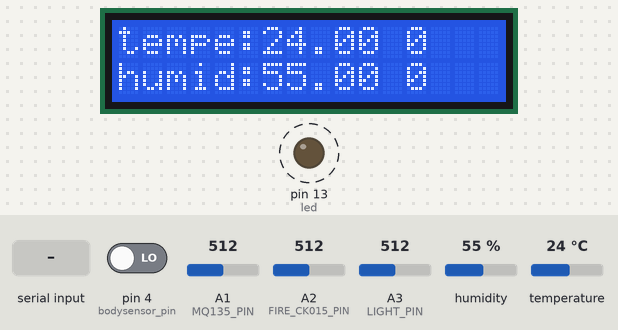
The sketch below on a simulated Arduino Uno, built with avr-gcc and run on an emulated ATmega328P. Shown: 16×2 character LCD, output pins drawn as LEDs (lit = HIGH). Dashed ring = blinking. The test bench sets the inputs (shaded band); at power-on: humidity 55 %, temperature 24 °C, pin 4 (bodysensor_pin) LOW, A1 (MQ135_PIN) = 512, A2 (FIRE_CK015_PIN) = 512, A3 (LIGHT_PIN) = 512. What the sketch prints to the serial monitor is not drawn.

Above: at 3.0 s.
3.1 s: "21\n" received over Serial
At 3.4 s:
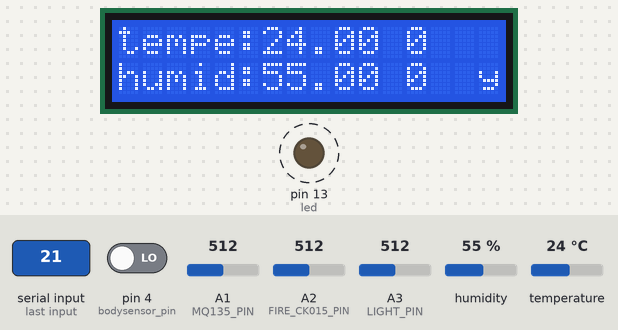
5.8 s: "61\n" received over the second serial link
At 7.4 s:
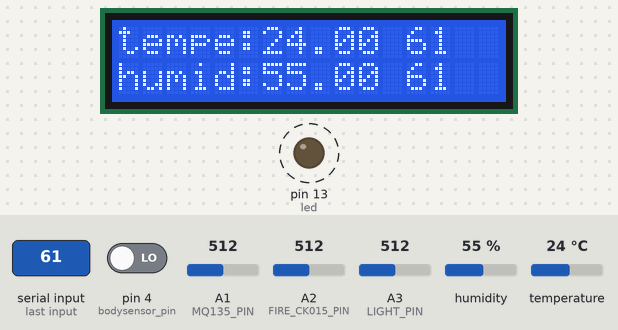
11.9 s: humidity set to 22 %
At 12.3 s:
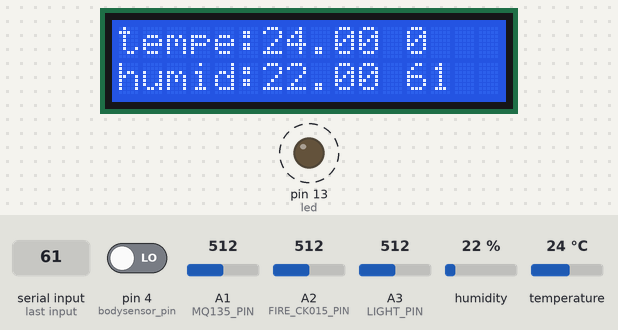
13.4 s: "64\n" received over the second serial link
At 14.8 s:
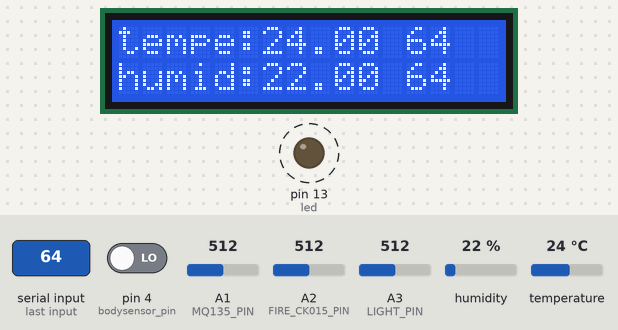
19.5 s: temperature set to 12 °C
At 20.7 s:
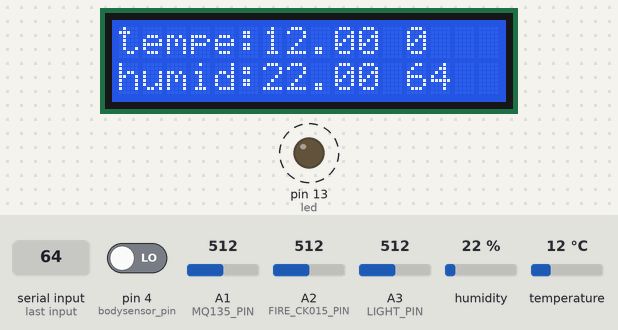
21.0 s: "63\n" received over the second serial link
At 22.2 s:
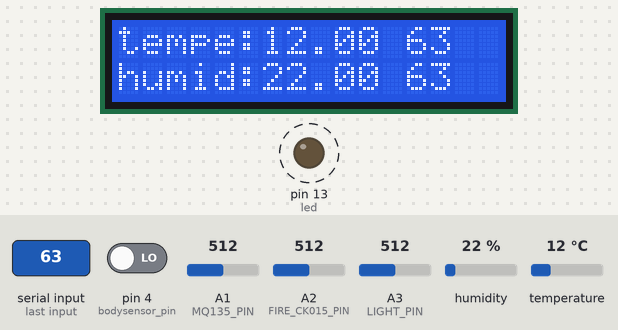
Timing chart, 0 to 28.1 s (numbered marks = the images above; inputs shaded):
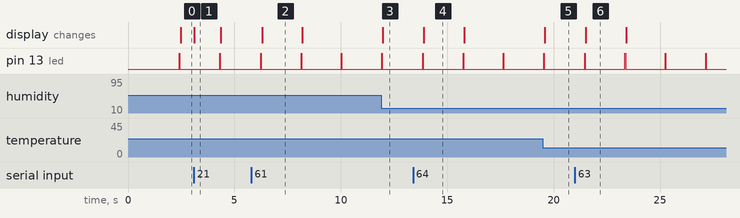

The sketch:

arduino_sensor_withbluetooth.ino
```cpp
#include <dht.h>
#include <SoftwareSerial.h>
#include <Wire.h>
#include <SPI.h>
#include <PS2X_lib.h>
#include <LiquidCrystal_I2C.h>

LiquidCrystal_I2C lcd(0x3F, 16, 2);//每块lcd I2C地址都要修改
SoftwareSerial port_to_controller(3, 2); // 实例化软串口 （RX, TX） rx=3 tx=2
SoftwareSerial port_to_door(6, 5); // 实例化软串口 （RX, TX） rx=8 tx=7

dht DHT;
#define DHT11_PIN A0 //DHT11 接 Arduino Uno A0
#define MQ135_PIN A1 //MQ-135  接Arduino Uno A1
#define FIRE_CK015_PIN A2 //火焰传感器  接Arduino Uno A2
#define LIGHT_PIN A3 //光敏电阻  接Arduino Uno A3
int led = 13;//LED指示灯接Arduino Uno D13
int bodysensor_pin = 4;//人体热释电传感器接Arduino Uno D4
/*   PS2:       ARDUINO
   PS2_DAT<--->D7
   PS2_CMD<--->D8
   PS2_SEL<--->D9
   PS2_CLK<--->D10*/
#define PS2_DAT        9
#define PS2_CMD        10
#define PS2_SEL        11
#define PS2_CLK        12

#define pressures   false
#define rumble      false

PS2X ps2x; // create PS2 Controller Class

int sensorid = 999;//用于发送给服务器说明程序来源于sensor 就是sensor的id

//以下变量属于ps2状态
int error = 0; //
byte type = 0;
byte vibrate = 0;

int count = 0; //用于
int count_door = 0;//用于人脸识别设施电平信号有效时长计数（是指触发一次信号后flag不到一定数值后不再计数）
int flag = 1; //用于ps2的有效时长计数
int flag_door = 0;//
void (* resetFunc) (void) = 0;

int yanwu_temp = 0; //临时变量，存储A1烟雾报警器读取的数据
int fire_temp = 0;//存放火焰传感器数值的变量
int light_temp = 0; //存放光敏电阻数值的变量
int soil_humidity = 0;
int nao_command = 0;
int command_sending = 0;
boolean clothes_status = 0;
boolean led1_status = 0;
boolean led2_status = 0;
boolean led3_status = 0;
boolean motor_status = 0;
boolean plug1_status = 0;
boolean plug2_status = 0;

int mark_get_ctl = 0;//接收到controller信息的标志位
int mark_get_door = 0;//接收到door信息的标志位
int mark_get_listen = 0;//接收到语音模块信息的标志位
int server_rev_mark = 0;//接收server信息的标志位
int control_command = 0;//真正发送给door或者contoller的数据
unsigned int count_send = 0;//循环在到达一定数值后才向服务器发送数据

String serverdata = "";//从server接收的信息
String data_from_ctl = "";//从controller接收的信息
String data_from_door = "";//从door接收的信息
int listendata = 0;

char inchar = 0;
String data_ctl_char = "";
String intchars = "";
int flaging = 0;
int countshoubing = 0;
int receive_listen_flag = 0;

void setup(){
  Serial.begin(9600);//硬件串口设定波特率38400
  port_to_controller.begin(9600);//软串口波特率设定9600
  port_to_door.begin(9600);//软串口波特率设定9600
  pinMode(MQ135_PIN, INPUT); //设置污染报警器为输入状态
  pinMode(FIRE_CK015_PIN, INPUT);//设置火焰传感器输入状态
  pinMode(LIGHT_PIN,INPUT);//设置光敏电阻输入状态
  pinMode(bodysensor_pin,INPUT); //设置人体红外接口为输入状态
  pinMode(led, OUTPUT); //设置LED为输出状态
  digitalWrite(led, LOW);

  lcd.init();//液晶1602初始化 i2c通讯
  lcd.backlight();
  lcd.print(" Nice to see you!");

    //下面一行代码对于手柄遥控必不可少
error = ps2x.config_gamepad(PS2_CLK, PS2_CMD, PS2_SEL, PS2_DAT, pressures, rumble);
delay(500);

}
void loop(){                                           //主循环

   while (Serial.available() > 0)//首先检查是否接收到来自服务器的数据
  {
    serverdata += char(Serial.read());
//    delay(2);
    server_rev_mark = 1;
  }

  if(server_rev_mark == 1) //这部分其实可以用一个字符串转换语句 将收到的数字改成command
{
     if(serverdata== "21")
     control_command = 21;
     if(serverdata== "61")
     control_command = 21;
     if(serverdata == "2")
     control_command = 2;
     if(serverdata == "62")
     control_command = 2;
     if(serverdata == "3")
     control_command = 3;
     if(serverdata == "63")
     control_command = 3;
     if(serverdata == "4")
     control_command = 4;
     if(serverdata == "64")
     control_command = 4;
     if(serverdata == "5")
     control_command = 5;
     if(serverdata == "65")
     control_command = 5;
     if(serverdata == "6")
     control_command = 6;
     if(serverdata == "67")
     control_command = 6;
     if(serverdata == "68")
     control_command = 7;
     if(serverdata == "7")
     control_command = 7;
     if(serverdata == "69")
     control_command = 8;
     if(serverdata == "8")
     control_command = 8;
     if(serverdata == "91")
     control_command = 9;
     if(serverdata == "9")
     control_command = 9;
     if(serverdata == "10")
     control_command = 10;
     if(serverdata == "93")
     control_command = 10;
     if(serverdata == "11")
     control_command = 11;
     if(serverdata == "94")
     control_command = 11;
     if(serverdata == "12")
     control_command = 12;
     if(serverdata == "95")
     control_command = 12;

     if(serverdata == "51")   //这部分是发送给door的数据
     control_command = 51;
     if(serverdata == "59")
     control_command = 51;
     if(serverdata == "52")
     control_command = 52;
     if(serverdata == "53")
     control_command = 53;
     if(serverdata == "54")
     control_command = 54;
     if(serverdata == "55")
     control_command = 55;
     if(serverdata == "56")
     control_command = 56;

     if(serverdata == "99")
     command_sending = 0;
     serverdata = "";
     server_rev_mark = 0;
     lcd.setCursor(15, 1);
     lcd.print("y");
 }

countshoubing++;
//手柄控制门锁
  if(error == 1)                                 //error type 现阶段没用到
  { //skip loop if no controller found
  }
  if(type == 2)
  { //Guitar Hero Controller
  }
  else
  {                       //DualShock Controller
    if(countshoubing > 2)//200
    {
    countshoubing = 0;
    ps2x.read_gamepad(false, vibrate); //read controller and set large motor to spin at 'vibrate' speed
    vibrate = ps2x.Analog(PSAB_CROSS);  //this will set the large motor vibrate speed based on how hard you press the blue (X) button
    if (ps2x.NewButtonState())
    {//will be TRUE if any button changes state (on to off, or off to on)
      if(ps2x.Button(PSB_L3) && (flag == 1))
        {
        control_command = 51;
        flag = 0;}
      if(ps2x.Button(PSB_R3) && (flag == 1))
        {
        control_command = 54;
        flag = 0;}
      if(ps2x.Button(PSB_L2) && (flag == 1))
        {
         control_command = 21;
         led1_status = 1;
          flag = 0;
        }
      if(ps2x.Button(PSB_R2) && (flag == 1))
        {
        control_command = 2;
        led1_status = 0;
        flag = 0;
        }
      if(ps2x.Button(PSB_TRIANGLE) && (flag == 1))
        {
         //Serial.println("Triangle pressed");
         flag = 0;
        }
    }

    if(ps2x.ButtonPressed(PSB_CIRCLE) && (flag == 1))               //will be TRUE if button was JUST pressed
      {//Serial.println("Circle just pressed");
      control_command = 3;
      led2_status = 1;
      flag = 0;}
    if(ps2x.NewButtonState(PSB_CROSS) && (flag == 1))               //will be TRUE if button was JUST pressed OR released
      {//Serial.println("X just changed");
      flag = 0;}
    if(ps2x.ButtonReleased(PSB_SQUARE) && (flag == 1))              //will be TRUE if button was JUST released
      {//Serial.println("Square just released");
      control_command = 4;
      led2_status = 0;
      flag = 0;}

   if (flag == 0)
    {
      count ++;
      if(count>0)
       {
        flag=1;
        count=0;
        }
     }
   }
}
//手柄程序到此为止

  port_to_controller.listen();
  delay(20);

  while (port_to_controller.available() > 0)
  {
    data_from_ctl += char(port_to_controller.read());
    mark_get_ctl = 1;
   }
  if((mark_get_ctl == 1)||(control_command != 0))
  {
//    flaging = 1;
   if(data_from_ctl.length() ==3)  //看收到数据长度时改成大于0
   {
//    lcd.setCursor(11, 0);  //看上面一行注释
//    lcd.print(data_from_ctl);
    for(int i = 0; i< data_from_ctl.length();i++)
    {
      inchar = data_from_ctl[i];
    if(isDigit(inchar)) //是数字就执行
        {
          intchars += inchar;//数字字符串
        }
       else {
        data_ctl_char += inchar;//否则就是字符串
       }
    }
       nao_command = 0;
       nao_command = intchars.toInt();//将数字字符串转换成整数

       if ((nao_command == 61)||(nao_command == 62)||(nao_command == 63)||(nao_command == 64)||(nao_command == 65)||(nao_command == 67)||(nao_command == 68)||(nao_command == 69)||(nao_command == 91)||(nao_command == 93)||(nao_command == 94)||(nao_command == 95)||(nao_command == 54)||(nao_command == 77)||(nao_command == 81)||(nao_command == 88)||(nao_command == 83)||(nao_command == 84)||(nao_command == 85)||(nao_command == 86)||(nao_command == 87)||(nao_command == 89)||(nao_command == 92)||(nao_command == 20)||(nao_command == 51)||(nao_command == 22)||(nao_command == 23))
       {
        if(nao_command < 80)
     {
     if(nao_command == 61)
     {control_command = 21;}
     if(nao_command == 62)
     {control_command = 2;}
     if(nao_command == 63)
     {control_command = 3;}
     if(nao_command == 64)
     {control_command = 4;}
     if(nao_command == 65)
     {control_command = 5;}
     if(nao_command == 67)
     {control_command = 6;}
     if(nao_command == 68)
     {control_command = 7;}
     if(nao_command == 69)
     {control_command = 8;}
     if(nao_command == 91)
     {control_command = 9;}
     if(nao_command == 93)
     {control_command = 10;}
     if(nao_command == 94)
     {control_command = 11;}
     if(nao_command == 95)
     {control_command = 12;}
     }
        receive_listen_flag = 1;
        command_sending = nao_command;
        }

       if(data_ctl_char == "a")         //检验来自土壤湿度的数据
       {soil_humidity = 0;
       clothes_status = 0;}
       if(data_ctl_char == "b")
       {soil_humidity = 1;
       clothes_status = 0;}
       if(data_ctl_char == "c")         //检验来自土壤湿度的数据
       {soil_humidity = 0;
       clothes_status = 1;}
       if(data_ctl_char == "d")
       {soil_humidity = 1;
       clothes_status = 1;}
   }

       intchars = "";
       data_ctl_char = "";

  if(control_command>0)
  {
    if (control_command == 1)
    {port_to_controller.print("1");
     delay(60);
     port_to_controller.print("1");
    }
    if (control_command == 2)
    {port_to_controller.print("2");
     delay(60);
     port_to_controller.print("2");
    led1_status = 0;}
    if (control_command == 3)
    {port_to_controller.print("3");
    led2_status = 1;}
    if (control_command == 4)
    {port_to_controller.print("4");
    led2_status = 0;}
    if (control_command == 5)
    {port_to_controller.print("5");
    led3_status = 1;}
    if (control_command == 6)
    {port_to_controller.print("6");
    led3_status = 0;}
    if (control_command == 7)
    {port_to_controller.print("7");
    motor_status = 1;}
    if (control_command == 8)
    {port_to_controller.print("8");
    motor_status = 0;}
    if (control_command == 9)
    {port_to_controller.print("9");
    plug1_status = 1;}
    if (control_command == 10)
    {port_to_controller.print("a");
    plug1_status = 0;}
    if (control_command == 11)
    {port_to_controller.print("b");
    plug2_status = 1;}
    if (control_command == 12)
    {port_to_controller.print("c");
    plug2_status = 0;}
    if (control_command == 21)
    {port_to_controller.print("d");
    led1_status = 1;}
  }
  mark_get_ctl = 0;
  data_from_ctl = "";
  }

  port_to_door.listen();
  while (port_to_door.available() > 0)
  {
    data_from_door += char(port_to_door.read());
    delay(2);
    mark_get_door = 1;
   }

  if((mark_get_door == 1)||(control_command != 0))
  {

  if(control_command > 0)
  {
    if (control_command == 51)
    {port_to_door.print("1");}
    if (control_command == 52)
    {port_to_door.print("2");}
    if (control_command == 53)
    {port_to_door.print("3");}
    if (control_command == 54)
    {port_to_door.print("4");}
    if (control_command == 55)
    {port_to_door.print("5");}
    if (control_command == 56)
    {port_to_door.print("6");}
  }
  mark_get_door = 0;
  data_from_door="";
  }
  if (receive_listen_flag == 1)
  {
    receive_listen_flag = 0;
    port_to_controller.print("z");
    delay(15);
    port_to_controller.print("z");
    delay(15);
    port_to_controller.print("z");
   }

  control_command = 0;
  count_send++;
  if((count_send > 90)&&(control_command == 0))  //10000
  {
    count_send = 0;
    digitalWrite(led, HIGH);
    int chk = DHT.read11(DHT11_PIN); //read11函数,必须有
    int bodyval = digitalRead(bodysensor_pin); //定义参数存储人体红外传感器读到的状态
    yanwu_temp = analogRead(MQ135_PIN); //读取A0的模拟数据
    fire_temp = analogRead(FIRE_CK015_PIN);//读取火焰传感器数据
    light_temp = analogRead(LIGHT_PIN); //读取光敏电阻传感器数据
    // DISPLAY DATA
    Serial.print("z");
    Serial.print(sensorid);
    Serial.print("y");
    Serial.print("a");
    Serial.print(DHT.humidity, 1);
    Serial.print("b");
    Serial.print(DHT.temperature, 1);
    Serial.print("c");
    Serial.print(yanwu_temp);
    Serial.print("d");
    Serial.print(fire_temp);
    Serial.print("e");
    Serial.print(light_temp);
    Serial.print("f");
    Serial.print(bodyval);
    Serial.print("g");
    Serial.print(soil_humidity);
    Serial.print("h");
    Serial.print(led1_status);
    Serial.print("i");
    Serial.print(led2_status);
    Serial.print("j");
    Serial.print(led3_status);
    Serial.print("k");
    Serial.print(motor_status);
    Serial.print("l");
    Serial.print(plug1_status);
    Serial.print("m");
    Serial.print(plug2_status);
    Serial.print("n");
    Serial.print(clothes_status);
    Serial.print("o");
    Serial.print(command_sending);
    Serial.print("p");

    digitalWrite(led, LOW);
//    nao_command = 0;

    lcd.clear();
    lcd.home();
    lcd.print("tempe:");
    lcd.setCursor(6, 0);
    lcd.print(DHT.temperature);
    lcd.setCursor(0, 1);
    lcd.print("humid:");
    lcd.setCursor(6, 1);
    lcd.print(DHT.humidity);
    lcd.setCursor(12, 1);
    lcd.print(nao_command);
    lcd.setCursor(12, 0);
    lcd.print(command_sending);
    command_sending = 0;
  }
}
```

Measured:
- after the input at 3.1 s, the display: changes at once (image 1)
- after the input at 5.8 s, the display: changes after 0.50 s (image 2)
- after the input at 11.9 s, the display: changes after 0.08 s (image 3)
- after the input at 13.4 s, the display: changes after 0.51 s (image 4)
- after the input at 19.5 s, the display: changes after 0.09 s (image 5)
- after the input at 21.0 s, the display: changes after 0.52 s (image 6)
- by itself, pin 13 (led): alternates HIGH for 0.03 s and LOW for 1.9 s
